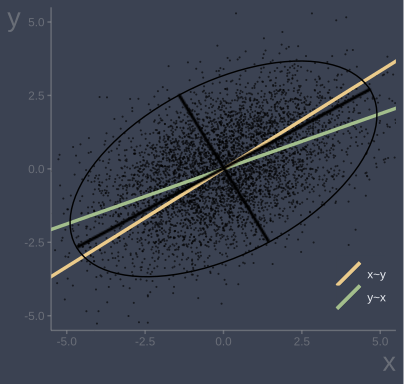

Reproduce this figure in R.

# Setup -------------------------------------------------------------------

library(tibble)
library(mvtnorm)
library(ellipse)
library(tidyverse)
library(ggfx)


# Parameters --------------------------------------------------------------

base_version <- FALSE

rho <- .5
sig1 <- 2
sig2 <- 1.5


# Main --------------------------------------------------------------------

mat <- matrix(c(sig1^2, rho * sig1 * sig2,
                rho*sig1*sig2, sig2^2), nrow = 2)

v1 <- eigen(mat)$vectors[,1]
v2 <- eigen(mat)$vectors[,2]

# Major Axis vs regression line? ------------------------------------------

dat <- rmvnorm(5000,mean = c(0, 0), sigma = mat)
mod <- lm(dat[,2]~dat[,1])

get_slope <- function() {
  dat <- rmvnorm(5000,mean = c(0, 0), sigma = mat)
  mod <- lm(dat[,2]~dat[,1])
  coef(mod)[2]
}

sim_slopes <- replicate(500, get_slope())

# they center around the population slope
# plot(sim_slopes)
# abline(h = mat[1, 2] / mat[1,1])
# modx <- lm(dat[,1]~dat[,2])
# mat[1,2] / mat[2, 2]


# base version ------------------------------------------------------------

if (base_version) {
  plot(dat, pch = ".", type = "n")
  # ellipse axis... 
  abline(a = 0, b = v1[2] / v1[1], col = 2)
  abline(a = 0, b = v2[2] / v2[1], col = 2)
  lines(ellipse(mat), col = 2)
  lines(ellipse(mat, level = .6), col = 2)
  lines(ellipse(mat, level = .3), col = 2)
  abline(a = 0, b = mat[1, 2] / mat[1,1], col = 3)
  abline(a = 0, b = mat[1,2] / mat[2, 2], col = 4)
}

# ggplot version might look cleaner

g1 <- dat |> 
  as_tibble(.name_repair = ~c("x", "y")) |> 
  ggplot(aes(x = x, y = y)) +
  as_reference(
    geom_polygon(mapping = aes(x, y),
                 data = as.data.frame(ellipse(mat))),
    id = "ellipse"
  ) +
  geom_point(pch = 16,
             size = .4,
             alpha = .6) +
  # geom_smooth(method = "lm",se = F) + 
  geom_abline(aes(intercept = 0, slope=mat[1, 2] / mat[1,1], color = "y~x"), linewidth = 1.2) +
  geom_abline(aes(intercept = 0, slope=mat[1, 2] / mat[2, 2], color = "x~y"), linewidth = 1.2) +
  with_mask(
    geom_abline(aes(intercept = 0, slope = v1[2]/v1[1]), alpha = 1, linewidth=1.1),
    mask = ch_alpha("ellipse")
  ) +
  with_mask(
    geom_abline(aes(intercept = 0, slope = v2[2]/v2[1]), alpha = 1, linewidth=1.1),
    mask = ch_alpha("ellipse")
  ) + 
  geom_path(mapping = aes(x, y ),
            data = as.data.frame(ellipse(mat)),
            alpha = 1) + 
  scale_color_manual(values = c("#ebcb8b", "#a3be8c")) +
  coord_cartesian(xlim = c(-5, 5), ylim = c(-5, 5)) +
  theme_test() +
  theme(
    legend.title = element_blank(),
    legend.position = c(.9, .15),
    panel.border = element_blank(),
    axis.line = element_line(color = "#b0b0b066"), # faded grey
    axis.ticks = element_line(color = "#b0b0b066"),
    axis.text = element_text(color = "#b0b0b066"),
    axis.title = element_text(color = "#b0b0b066"),
    axis.title.y = element_text(angle = 0, vjust = 1, size = 20),
    axis.title.x = element_text(angle = 0, hjust = 1, size = 20),
    plot.background = element_rect(fill = "#3b4252", color = "#3b4252"), # nord1
    panel.background = element_rect(fill = "#3b4252"), # nord1
    legend.background = element_rect(fill = "#3b4252"),
    legend.key = element_rect(fill = "#3b4252"),
    legend.text = element_text(color = "#eceff4") #nord 4
  )
g1


ggsave(plot = g1,
       filename = "major_axis_vs_regression.svg",
       bg = "#3b4252",
       width = 4.2,
       height = 4)


